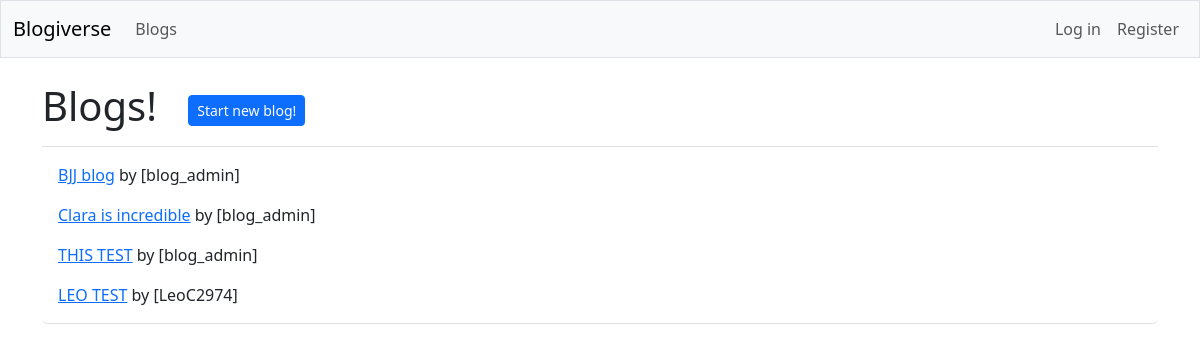
The app's page /blogs/, older data.
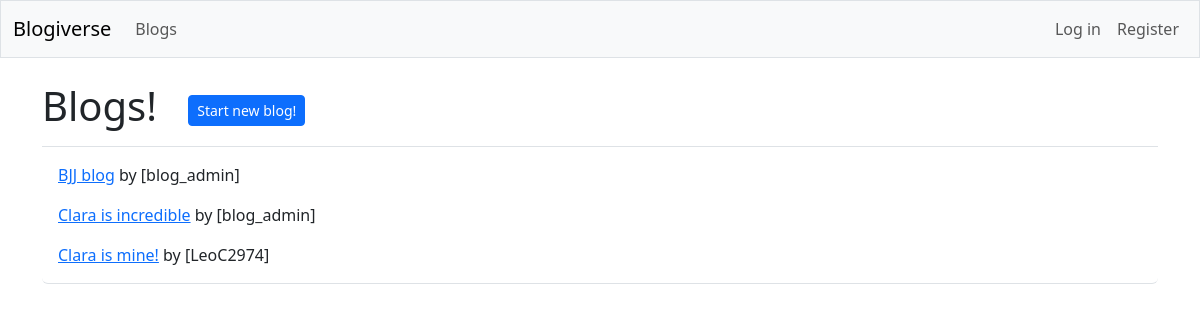
The same page, newer data.
### blogs/models.py (models this page shows, shortened)
class Blog(models.Model):
    title = models.CharField(max_length=200)
    date_added = models.DateTimeField(auto_now_add=True)
    owner = models.ForeignKey(User, on_delete=models.CASCADE)

### blogs/views.py (the view)
# urls.py: path('', include('blogs.urls')),
def blogs(request):
    blogs = Blog.objects.order_by('date_added')
    context = {'blogs': blogs}
    return render(request, 'blogs/blogs.html', context)

### blogs/templates/blogs/blogs.html (shortened to what this page needs)
{% extends 'blogs/base.html' %}
{% block page_header %}
  <h1>Blogs! &nbsp;
    <a class="btn btn-primary btn-sm" href="{% url 'blogs:new_blog' %}">
    Start new blog!</a>
{% endblock page_header %}
{% block content %}
  <ul class="list-group border-bottom pb-2 mb-4">
    {% for blog in blogs %}
      <li class="list-group-item border-0">
        <a href="{% url 'blogs:blog' blog.id %}">{{ blog.title }}</a>
        by [{{ blog.owner }}]
      </li>
    {% empty %}
      <li class="list-group-item border-0">0 Blogs have been posted yet.</li>
    {% endfor %}
  </ul>
{% endblock content %}

### blogs/templates/blogs/base.html (shortened to what this page needs)
<!DOCTYPE html>
<html lang="en">
<head>
  {% load django_bootstrap5 %}
  {% bootstrap_css %}
</head>
<body>
  <nav class="navbar navbar-expand-md navbar-light bg-light mb-4 border">
    <div class="container-fluid">
      <a class="navbar-brand" href="{% url 'blogs:index' %}">Blogiverse</a>
      <div class="collapse navbar-collapse" id="navbarCollapse">
        <ul class="navbar-nav me-auto mb-2 mb-md-0">
          <li class="nav-item">
            <a class="nav-link" href="{% url 'blogs:blogs' %}">Blogs</a>
          </li>
        </ul>
        <ul class="navbar-nav ms-auto mb-2 mb-md-0">
          {% if user.is_authenticated %}
            <li class="nav-item">
              <span class="navbar-text me-2">Hello, {{ user.username }}</span>
            </li>
          {% else %}
            <li class="nav-item">
              <a class="nav-link" href="{% url 'accounts:login' %}">
                Log in</a></li>
            <li class="nav-item">
              <a class="nav-link" href="{% url 'accounts:register' %}">
                Register</a></li>
          {% endif %}
        </ul>
      </div>
    </div>
  </nav>
<main class="container">
  <div class="pb-2 mb-2 border-bottom">
    {% block page_header %}{% endblock page_header %}
  </div>
  <div>
    {% block content %}{% endblock content %}
  </div>
</main>
</body>
</html>

Row changes from the older to the newer data that the page shows:
removed Blog: title "THIS TEST", owner "blog_admin"
removed Blog: title "LEO TEST", owner "LeoC2974"
added Blog: title "Clara is mine!", owner "LeoC2974"
